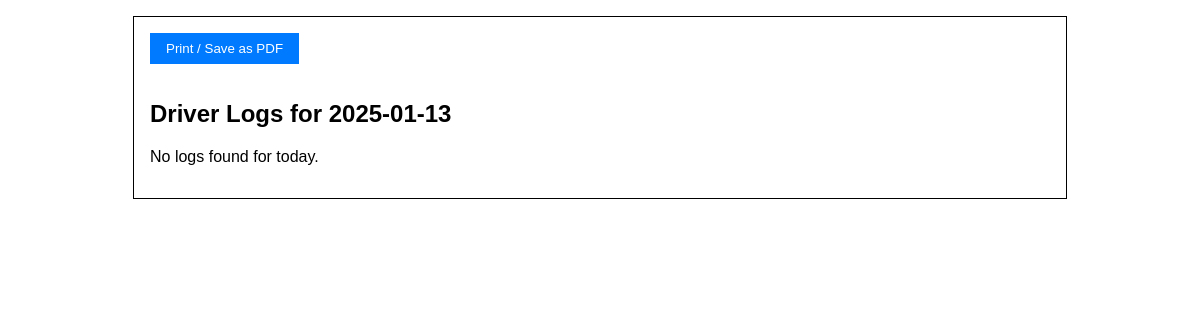
Page /driver_logs_print (signed in) on the earlier database version.
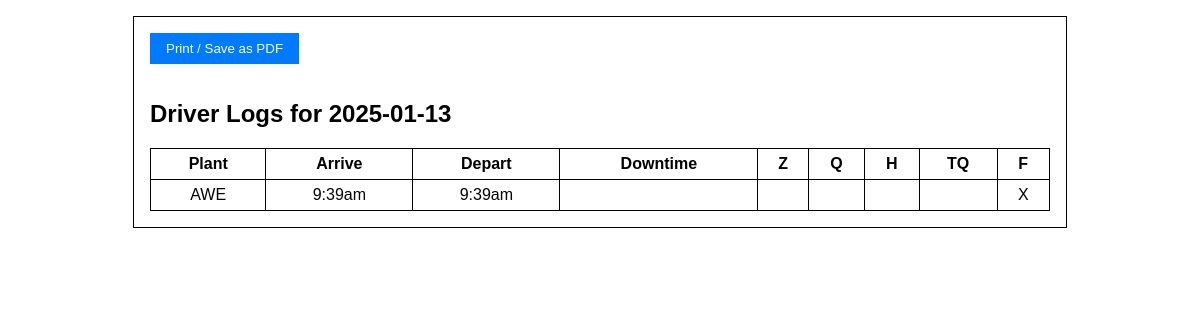
Same page on the later database version.
### lacksdrivers.py (models this page shows)
class DriverLog(db.Model):
    __tablename__ = "driver_log"
    id = db.Column(db.Integer, primary_key=True)
    driver_id = db.Column(db.Integer, db.ForeignKey("user.id"), nullable=False)
    driver = db.relationship("User", backref="driver_logs", lazy="joined")
    date = db.Column(db.Date, nullable=False)
    arrive_time = db.Column(db.String(20))
    depart_time = db.Column(db.String(20))
    downtime_reason = db.Column(db.String(200), nullable=True)
    load_size = db.Column(db.String(10), nullable=False)
    plant_name = db.Column(db.String(20), nullable=False)
    maintenance = db.Column(db.Boolean, default=False)
    fuel = db.Column(db.Boolean, default=False)
    meeting = db.Column(db.Boolean, default=False)
    created_at = db.Column(db.DateTime, default=datetime.utcnow)
    updated_at = db.Column(db.DateTime, onupdate=datetime.utcnow)

### lacksdrivers.py (the view)
@app.route("/driver_logs_print")
@login_required
def driver_logs_print():
    local_tz = pytz.timezone("America/Detroit")
    today_local_date = datetime.now(local_tz).date()
    logs = DriverLog.query.filter_by(driver_id=current_user.id, date=today_local_date).all()
    return render_template("driver_logs_print.html", logs=logs, the_date=today_local_date)

### lacksdrivers.py (called while the page is built)
@app.context_processor
def inject_plant_addresses():
    return dict(PLANT_ADDRESSES=PLANT_ADDRESSES)

@login_manager.user_loader
def load_user(user_id):
    return User.query.get(int(user_id))

@app.template_filter('to_local_time')
def to_local_time(utc_str):
    if not utc_str:
        return ""
    try:
        dt_utc = datetime.strptime(utc_str, "%Y-%m-%d %H:%M:%S")
        dt_utc = pytz.utc.localize(dt_utc)
        local_tz = pytz.timezone("America/Detroit")
        dt_local = dt_utc.astimezone(local_tz)
        formatted = dt_local.strftime("%I:%M%p").lower()
        return formatted.lstrip('0')
    except ValueError:
        return utc_str

### templates/driver_logs_print.html (shortened to what this page needs)
<!DOCTYPE html>
<html>
<head>
</head>
<body>
<div class="print-container">
  <button class="print-btn" onclick="window.print()">Print / Save as PDF</button>
  <h2>Driver Logs for {{ the_date }}</h2>
  {% if logs %}
    <table>
      <thead>
        <tr>
          <th>Plant</th>
          <th>Arrive</th>
          <th>Depart</th>
          <th>Downtime</th>
          <th>Z</th>
          <th>Q</th>
          <th>H</th>
          <th>TQ</th>
          <th>F</th>
        </tr>
      </thead>
      <tbody>
        {% for log in logs %}
        <tr>
          <td>{{ log.plant_name }}</td>
          <td>{{ log.arrive_time|to_local_time if log.arrive_time else '--' }}</td>
          <td>{{ log.depart_time|to_local_time if log.depart_time else '--' }}</td>
          <td>{{ log.downtime_reason or "" }}</td>
          <td>
          </td>
          <td>
          </td>
          <td>
          </td>
          <td>
          </td>
          <td>
            {% if log.load_size == "Full" %}
              X
            {% else %}
              &nbsp;
            {% endif %}
          </td>
        </tr>
        {% endfor %}
      </tbody>
    </table>
  {% else %}
    <p>No logs found for today.</p>
  {% endif %}
</div>
</body>
</html>

Differences in the rows shown:
added DriverLog: plant_name "AWE", arrive_time|to_local_time "9:39am", depart_time|to_local_time "9:39am", load_size "X"
Other differences:
text no longer shown: "No logs found for today."
text now shown: "Plant Arrive Depart Downtime Z Q H TQ F"
